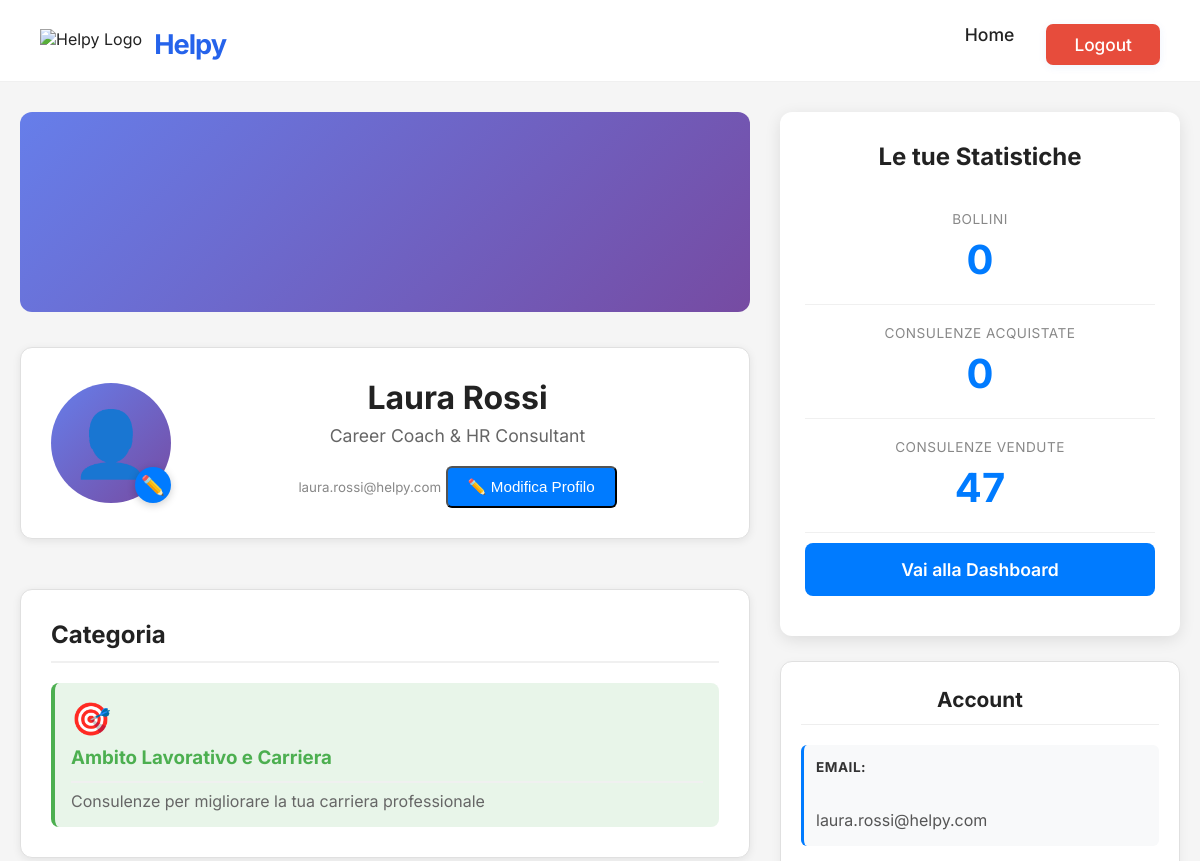
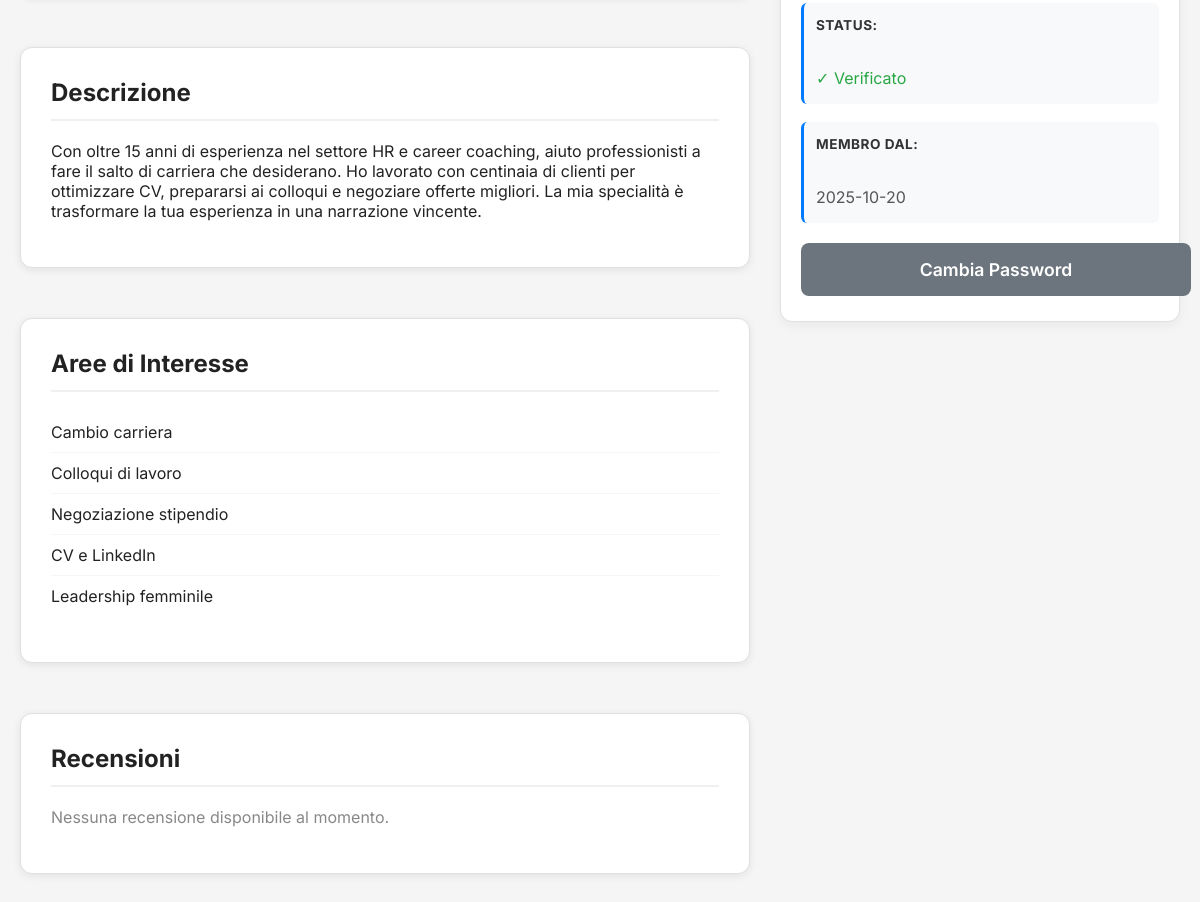
Page /profile (signed in) on the committed database (2 pictures, top to bottom).
### app/models_user.py (models this page shows)
class User(SQLModel, table=True):
    id: Optional[int] = Field(default=None, primary_key=True)
    email: str = Field(unique=True, index=True)
    password_md5: str
    confirmation_code: Optional[str] = Field(default=None, max_length=6)
    confirmed: int = Field(default=0)
    created_at: Optional[str] = Field(default_factory=lambda: datetime.now().isoformat())
    nome: Optional[str] = Field(default=None)
    professione: Optional[str] = Field(default=None)
    descrizione: Optional[str] = Field(default=None)
    category_id: Optional[int] = Field(default=None, foreign_key="category.id")
    bollini: int = Field(default=0)
    consulenze_acquistate: int = Field(default=0)
    consulenze_vendute: int = Field(default=0)
    aree_interesse: Optional[str] = Field(default=None)
    prezzo_consulenza: Optional[int] = Field(default=150)
    durata_consulenza: Optional[int] = Field(default=60)
    profile_picture: Optional[str] = None  # 🔥 AGGIUNGI QUESTA RIGA

### app/models_category.py (models this page shows)
class Category(SQLModel, table=True):
    id: Optional[int] = Field(default=None, primary_key=True)
    name: str = Field(unique=True, index=True)
    slug: str = Field(unique=True, index=True)
    icon: Optional[str] = Field(default="🎯")
    description: Optional[str] = Field(default=None)
    target: Optional[str] = Field(default=None)
    color: Optional[str] = Field(default="#4CAF50")

### app/routes/user_profile.py (the view)
@router.get("/profile", response_class=HTMLResponse)
def user_profile(request: Request):
    session_token = request.cookies.get("session_token")
    logger.info(f"Profile accessed, cookie: {session_token[:20] if session_token else 'None'}...")
    if not session_token:
        logger.warning("No session token found, redirecting to login")
        return RedirectResponse("/login")
    try:
        payload = verify_token(session_token)
        user_id = payload.get("user_id")
        logger.info(f"Token verified, user_id: {user_id}")
        if not user_id:
            logger.warning("No user_id in token")
            return RedirectResponse("/login")
        with get_session() as session:
            user = session.get(User, user_id)
            if not user:
                logger.warning(f"User {user_id} not found in database")
                return RedirectResponse("/login")
            categories = session.exec(select(Category)).all()
            logger.info(f"✅ Loaded {len(categories)} categories: {[c.name for c in categories]}")
            user_category = None
            if user.category_id:
                user_category = session.get(Category, user.category_id)
                logger.info(f"User category: {user_category.name if user_category else 'None'}")
            aree_interesse_list = user.aree_interesse.split(',') if user.aree_interesse else []
            return templates.TemplateResponse("profile.html", {
                "request": request,
                "user": user,
                "categories": categories,
                "user_category": user_category,
                "aree_interesse_list": aree_interesse_list
            })
    except Exception as e:
        logger.error(f"Error in profile: {e}", exc_info=True)
        return RedirectResponse("/login")

### app/templates/profile.html (shortened to what this page needs)
<!DOCTYPE html>
<html lang="it">
<head>
    <link rel="stylesheet" href="/static/style.css">
    <link rel="stylesheet" href="/static/profile.css">
    <link rel="stylesheet" href="https://cdnjs.cloudflare.com/ajax/libs/cropperjs/1.6.1/cropper.min.css">
</head>
<body>
    <nav class="navbar">
        <div class="navbar-left">
            <img src="https://i.imgur.com/4M34hi2.png" alt="Helpy Logo" class="navbar-logo" style="height:32px;">
            <span class="navbar-title">Helpy</span>
        </div>
        <div class="navbar-links">
            <a href="/">Home</a>
            <a href="/logout" class="register-btn" style="background:#e74c3c;">Logout</a>
        </div>
    </nav>
    <div class="profile-container">
        <main class="main-content">
            <div class="cover-image"></div>
            <header class="profile-header card">
                <div class="profile-avatar-container">
                    {% if user.profile_picture %}
                    <img src="{{ user.profile_picture }}" alt="Profile" class="profile-avatar-large" id="profileImage">
                    {% else %}
                    <div class="profile-avatar-large" id="profileImage">👤</div>
                    {% endif %}
                    <label for="profilePictureInput" class="edit-avatar-btn" title="Cambia immagine profilo">
                        ✏️
                    </label>
                </div>
                <div class="info">
                    <h1>{{ user.nome or 'Nome non impostato' }}</h1>
                    <p>{{ user.professione or 'Professione non impostata' }}</p>
                    <small style="color: #888;">{{ user.email }}</small>
                    <button id="editProfileBtn" class="btn-edit">✏️ Modifica Profilo</button>
                </div>
            </header>
            {% if user_category %}
            <section class="card" id="viewSection">
                <h2>Categoria</h2>
                <div class="category-badge" style="background:{{ user_category.color }}20; border-left:4px solid {{ user_category.color }}; padding:16px; border-radius:8px;">
                    <div style="font-size:2em; margin-bottom:8px;">{{ user_category.icon }}</div>
                    <h3 style="margin:0 0 8px 0; color:{{ user_category.color }};">{{ user_category.name }}</h3>
                    <p style="margin:0; color:#666;">{{ user_category.description }}</p>
                </div>
            </section>
            {% endif %}
            <section class="card">
                <h2>Descrizione</h2>
                {% if user.descrizione %}
                <p>{{ user.descrizione }}</p>
                {% else %}
                <p style="color:#888;">Aggiungi una descrizione al tuo profilo per far sapere agli altri chi sei!</p>
                {% endif %}
            </section>
            <section class="card">
                <h2>Aree di Interesse</h2>
                {% if aree_interesse_list %}
                <ul>
                    {% for area in aree_interesse_list %}
                    <li>{{ area.strip() }}</li>
                    {% endfor %}
                </ul>
                {% else %}
                <p style="color:#888;">Nessuna area di interesse specificata. Modifica il profilo per aggiungerne.</p>
                {% endif %}
            </section>
            <section class="card">
                <h2>Recensioni</h2>
                <p style="color:#888;">Nessuna recensione disponibile al momento.</p>
            </section>
        </main>
        <aside class="sidebar">
            <section class="consultation-card">
                <h2>Le tue Statistiche</h2>
                <div class="stat-item">
                    <div class="stat-label">Bollini</div>
                    <div class="stat-value">{{ user.bollini }}</div>
                </div>
                <div class="stat-item">
                    <div class="stat-label">Consulenze Acquistate</div>
                    <div class="stat-value">{{ user.consulenze_acquistate }}</div>
                </div>
                <div class="stat-item">
                    <div class="stat-label">Consulenze Vendute</div>
                    <div class="stat-value">{{ user.consulenze_vendute }}</div>
                </div>
                <a href="/dashboard" class="btn btn-primary">Vai alla Dashboard</a>
            </section>
            <section class="card">
                <h3>Account</h3>
                <div class="account-info">
                    <p><strong>Email:</strong><br>{{ user.email }}</p>
                    <p><strong>Status:</strong><br>
                        {% if user.confirmed == 1 %}
                        <span style="color:#28a745;">✓ Verificato</span>
                        {% else %}
                        <span style="color:#dc3545;">Non Verificato</span>
                        {% endif %}
                    </p>
                    <p><strong>Membro dal:</strong><br>{{ user.created_at[:10] if user.created_at else 'N/A' }}</p>
                </div>
                <a href="/reset-password" class="btn btn-secondary">Cambia Password</a>
            </section>
        </aside>
    </div>
</body>
</html>

### app/static/style.css (style rules this page uses)
body { font-family: 'Segoe UI', Arial, sans-serif; background: #fff; margin: 0; padding: 0; color: #222; }
.navbar { display: flex; align-items: center; justify-content: space-between; padding: 24px 40px 16px 40px; background: #fff; border-bottom: 1px solid #f0f0f0; }
.navbar-left { display: flex; align-items: center; gap: 12px; }
.navbar-logo { height: 36px; }
.navbar-title { font-size: 1.7rem; font-weight: 700; color: #2563eb; letter-spacing: -1px; }
.navbar-links { display: flex; gap: 32px; font-size: 1.1rem; }
.navbar-links a { color: #222; text-decoration: none; font-weight: 500; }
.register-btn { display: inline-block; background: #2563eb; color: #fff !important; font-weight: 600; padding: 10px 28px; border-radius: 7px; text-decoration: none; font-size: 1.08rem; box-shadow: 0 2px 8px rgba(37,99,235,0.08); transition: background 0.2s, box-shadow 0.2s; border: none; }
.profile-container { display: flex; min-height: calc(100vh - 64px); background: #f5f5f5; }
.profile-header { text-align: center; }
.consultation-card { background: white; border-radius: 12px; padding: 30px 25px; box-shadow: 0 4px 16px rgba(0,0,0,0.1); text-align: center; box-sizing: border-box; }
.consultation-card .btn { display: block; width: 100%; max-width: 100%; padding: 16px 20px; border: none; border-radius: 8px; font-size: 1.1em; font-weight: 600; cursor: pointer; text-decoration: none; text-align: center; transition: all 0.2s; box-sizing: border-box; margin: 10px 0; }

### rows in the picture
User: nome "Laura Rossi", professione "Career Coach & HR Consultant", email "laura.rossi@helpy.com", descrizione "Con oltre 15 anni di esperienza nel settore HR e career coaching, aiuto professionisti a fare il salto di carriera che desiderano. Ho lavorato con centinaia di clienti per ottimizzare CV, prepararsi ai colloqui e negoziare offerte migliori. La mia specialità è trasformare la tua esperienza in una narrazione vincente.", bollini "0", consulenze_acquistate "0", consulenze_vendute "47", created_at "2025-10-20"
Category: icon "🎯", name "Ambito Lavorativo e Carriera", description "Consulenze per migliorare la tua carriera professionale"

### other values in the picture
{{ area.strip() }} "Cambio carriera" "Colloqui di lavoro" "Negoziazione stipendio" "CV e LinkedIn" "Leadership femminile"
